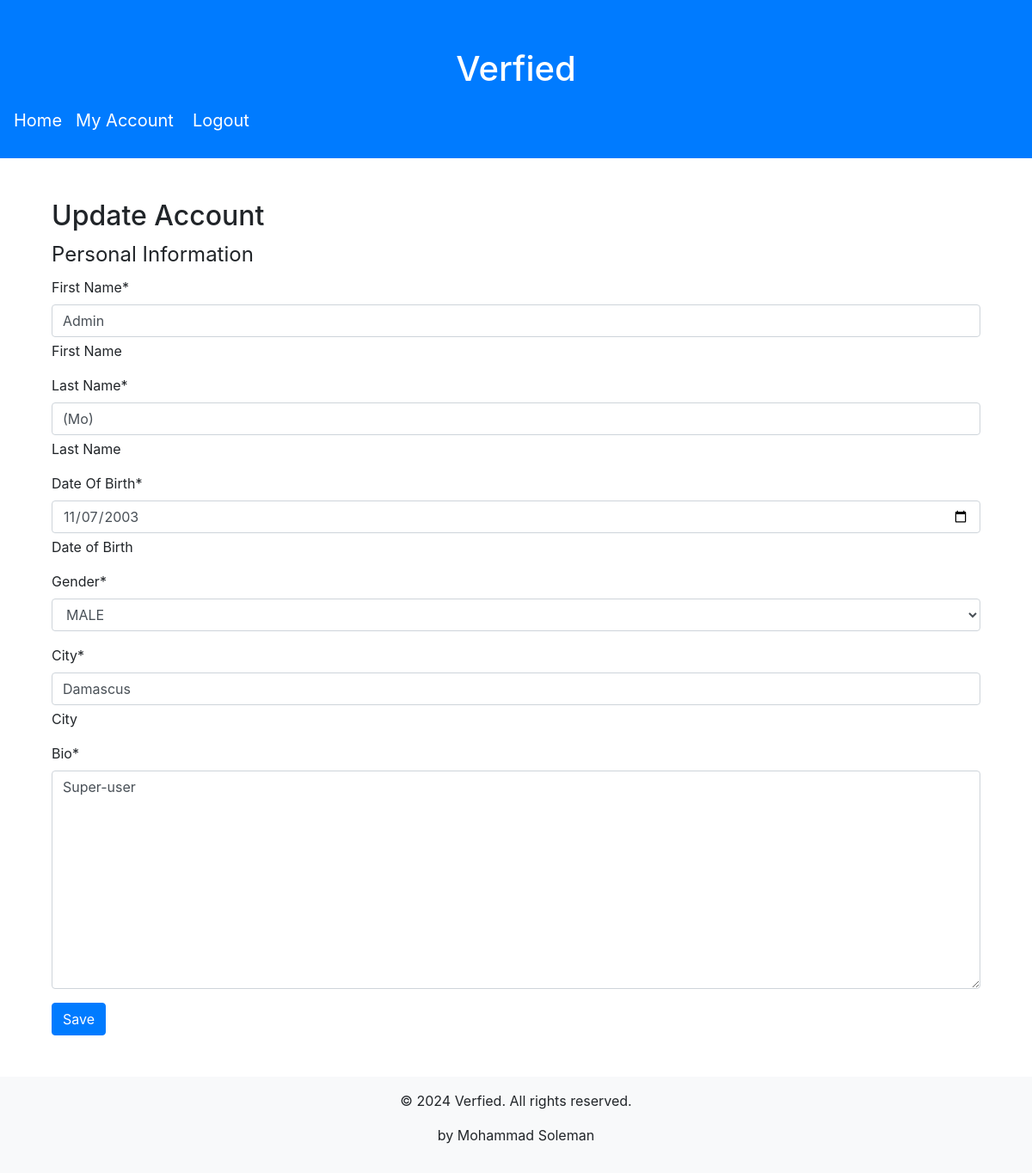
The page /account/2/update/2 (signed in) on the database its author committed.
### mainapp/models.py (models this page shows, shortened)
class Account(models.Model):
    user = models.OneToOneField(CustomUser, on_delete=models.CASCADE, primary_key=True)
    first_name = models.CharField("First Name", max_length=100)
    last_name = models.CharField("Last Name", max_length=100)
    date_of_birth = models.DateField("Date Of Birth",)
    gender = models.CharField("Gender", max_length=8, choices=[("MALE", "MALE"), ("FEMALE", "FEMALE")])
    city = models.CharField("City", max_length=50)
    bio = models.TextField("Bio", max_length=1000)
    last_api_call = models.DateTimeField(null=True, blank=True)

### mainapp/views/account.py (the view, shortened to what this page needs)
class AccountUpdateView(LoginRequiredMixin, UserPassesTestMixin, UpdateView):
    model = Account
    form_class = AccountUpdateForm
    template_name = 'mainapp/account/account_update.html'
    def test_func(self):
        return self.get_object().user.id == self.request.user.id

### mainapp/forms/account.py
class AccountUpdateForm(AccountBaseForm):
    class Meta(AccountBaseForm.Meta):
        model = Account
    def __init__(self, *args, **kwargs):
        super(AccountUpdateForm, self).__init__(*args, **kwargs)
        self.helper = FormHelper()
        self.helper.layout = Layout(
            Fieldset(
                "Personal Information",
                "first_name",
                "last_name",
                "date_of_birth",
                "gender",
                "city",
                "bio",
            ),
            ButtonHolder(Submit("submit", "Save", css_class="btn-primary")),
        )

### mainapp/templates/mainapp/account/account_update.html
{% extends "mainapp/bases/update_form_base.html" %}
{% block h2 %}Update Account{% endblock %}

### mainapp/templates/mainapp/bases/update_form_base.html (shortened to what this page needs)
{% extends "base.html" %}
{% load crispy_forms_tags %}
{% block content %}
<div class="container mt-5">
    <h2>{%block h2%}h2 block{%endblock%}</h2>
    {% crispy form %}
</div>
{% endblock %}

### rows shown on the page
Account: first_name "Admin", last_name "(Mo)", date_of_birth "11/07/2003", gender "MALE", city "Damascus", bio "Super-user"
